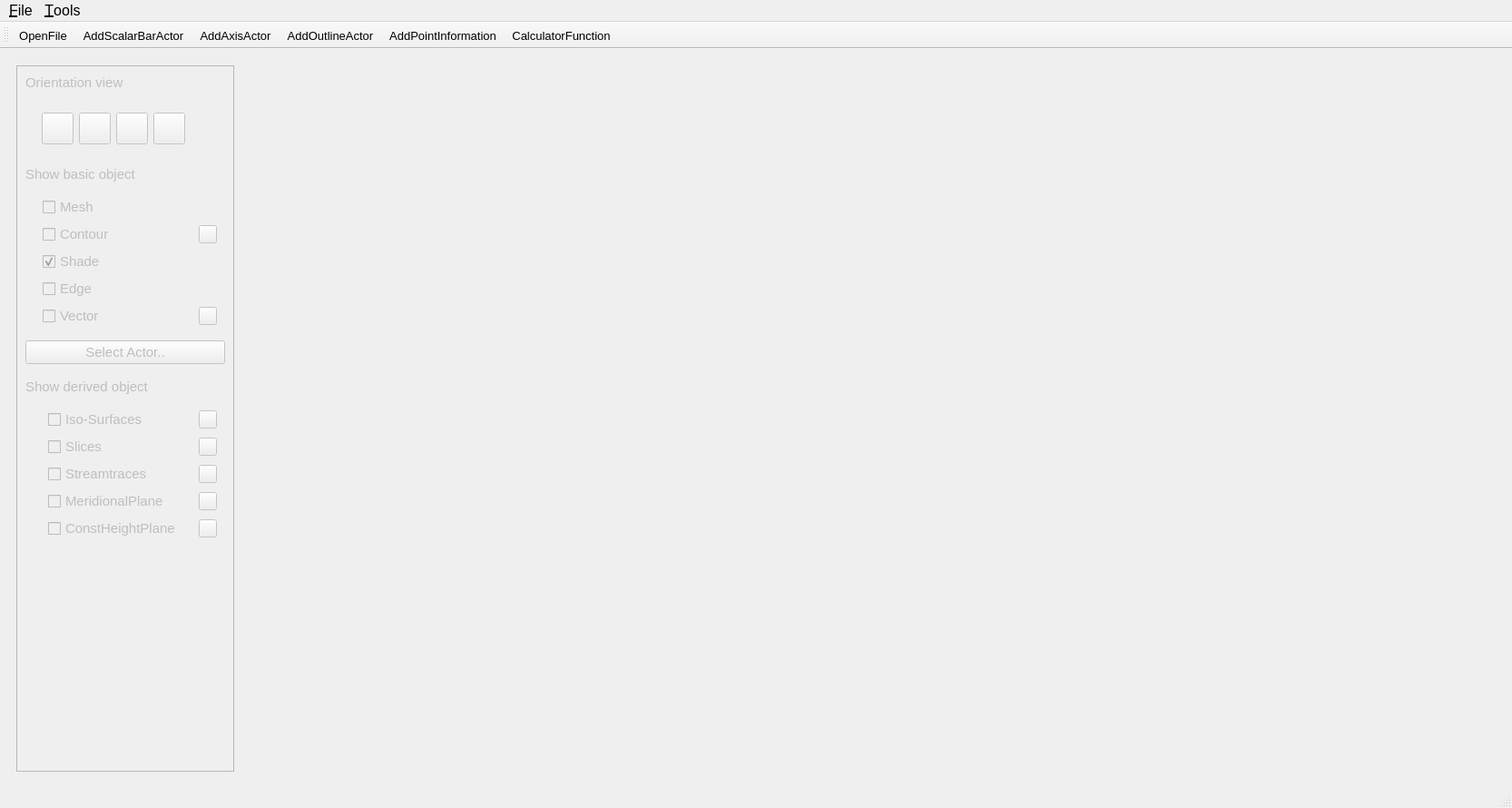
<?xml version="1.0" encoding="UTF-8"?>
<ui version="4.0">
 <class>PostMainWindow</class>
 <widget class="QMainWindow" name="PostMainWindow">
  <property name="geometry">
   <rect>
    <x>0</x>
    <y>0</y>
    <width>1666</width>
    <height>890</height>
   </rect>
  </property>
  <property name="font">
   <font>
    <pointsize>10</pointsize>
   </font>
  </property>
  <property name="windowTitle">
   <string>CFD Post-processing Tool</string>
  </property>
  <widget class="QWidget" name="centralwidget">
   <layout class="QHBoxLayout" name="horizontalLayout_2">
    <item>
     <widget class="QWidget" name="widget_2" native="true">
      <layout class="QHBoxLayout" name="horizontalLayout_3">
       <item>
        <widget class="QScrollArea" name="scrollArea">
         <property name="enabled">
          <bool>false</bool>
         </property>
         <property name="sizePolicy">
          <sizepolicy hsizetype="Fixed" vsizetype="Expanding">
           <horstretch>0</horstretch>
           <verstretch>0</verstretch>
          </sizepolicy>
         </property>
         <property name="minimumSize">
          <size>
           <width>240</width>
           <height>0</height>
          </size>
         </property>
         <property name="maximumSize">
          <size>
           <width>240</width>
           <height>16777215</height>
          </size>
         </property>
         <property name="widgetResizable">
          <bool>true</bool>
         </property>
         <widget class="QWidget" name="scrollAreaWidgetContents_2">
          <property name="geometry">
           <rect>
            <x>0</x>
            <y>0</y>
            <width>238</width>
            <height>774</height>
           </rect>
          </property>
          <layout class="QVBoxLayout" name="verticalLayout_3">
           <item>
            <widget class="QLabel" name="label_5">
             <property name="sizePolicy">
              <sizepolicy hsizetype="Fixed" vsizetype="Fixed">
               <horstretch>0</horstretch>
               <verstretch>0</verstretch>
              </sizepolicy>
             </property>
             <property name="font">
              <font>
               <pointsize>11</pointsize>
              </font>
             </property>
             <property name="text">
              <string>Orientation view</string>
             </property>
            </widget>
           </item>
           <item>
            <widget class="QWidget" name="widget_4" native="true">
             <property name="sizePolicy">
              <sizepolicy hsizetype="Fixed" vsizetype="Fixed">
               <horstretch>0</horstretch>
               <verstretch>0</verstretch>
              </sizepolicy>
             </property>
             <layout class="QVBoxLayout" name="verticalLayout_2">
              <item>
               <widget class="QWidget" name="buttonWidget" native="true">
                <property name="sizePolicy">
                 <sizepolicy hsizetype="Fixed" vsizetype="Fixed">
                  <horstretch>0</horstretch>
                  <verstretch>0</verstretch>
                 </sizepolicy>
                </property>
                <layout class="QHBoxLayout" name="horizontalLayout">
                 <item>
                  <widget class="QPushButton" name="xoyView">
                   <property name="sizePolicy">
                    <sizepolicy hsizetype="Fixed" vsizetype="Fixed">
                     <horstretch>0</horstretch>
                     <verstretch>0</verstretch>
                    </sizepolicy>
                   </property>
                   <property name="minimumSize">
                    <size>
                     <width>35</width>
                     <height>35</height>
                    </size>
                   </property>
                   <property name="maximumSize">
                    <size>
                     <width>35</width>
                     <height>35</height>
                    </size>
                   </property>
                   <property name="text">
                    <string/>
                   </property>
                  </widget>
                 </item>
                 <item>
                  <widget class="QPushButton" name="xozView">
                   <property name="sizePolicy">
                    <sizepolicy hsizetype="Fixed" vsizetype="Fixed">
                     <horstretch>0</horstretch>
                     <verstretch>0</verstretch>
                    </sizepolicy>
                   </property>
                   <property name="minimumSize">
                    <size>
                     <width>35</width>
                     <height>35</height>
                    </size>
                   </property>
                   <property name="maximumSize">
                    <size>
                     <width>35</width>
                     <height>35</height>
                    </size>
                   </property>
                   <property name="text">
                    <string/>
                   </property>
                  </widget>
                 </item>
                 <item>
                  <widget class="QPushButton" name="yozView">
                   <property name="sizePolicy">
                    <sizepolicy hsizetype="Fixed" vsizetype="Fixed">
                     <horstretch>0</horstretch>
                     <verstretch>0</verstretch>
                    </sizepolicy>
                   </property>
                   <property name="minimumSize">
                    <size>
                     <width>35</width>
                     <height>35</height>
                    </size>
                   </property>
                   <property name="maximumSize">
                    <size>
                     <width>35</width>
                     <height>35</height>
                    </size>
                   </property>
                   <property name="text">
                    <string/>
                   </property>
                  </widget>
                 </item>
                 <item>
                  <widget class="QPushButton" name="xyzView">
                   <property name="sizePolicy">
                    <sizepolicy hsizetype="Fixed" vsizetype="Fixed">
                     <horstretch>0</horstretch>
                     <verstretch>0</verstretch>
                    </sizepolicy>
                   </property>
                   <property name="minimumSize">
                    <size>
                     <width>35</width>
                     <height>35</height>
                    </size>
                   </property>
                   <property name="maximumSize">
                    <size>
                     <width>35</width>
                     <height>35</height>
                    </size>
                   </property>
                   <property name="text">
                    <string/>
                   </property>
                  </widget>
                 </item>
                </layout>
               </widget>
              </item>
             </layout>
            </widget>
           </item>
           <item>
            <widget class="QLabel" name="label">
             <property name="sizePolicy">
              <sizepolicy hsizetype="Fixed" vsizetype="Fixed">
               <horstretch>0</horstretch>
               <verstretch>0</verstretch>
              </sizepolicy>
             </property>
             <property name="font">
              <font>
               <pointsize>11</pointsize>
              </font>
             </property>
             <property name="contextMenuPolicy">
              <enum>Qt::PreventContextMenu</enum>
             </property>
             <property name="text">
              <string>Show basic object</string>
             </property>
            </widget>
           </item>
           <item>
            <widget class="QWidget" name="widget" native="true">
             <property name="sizePolicy">
              <sizepolicy hsizetype="Expanding" vsizetype="Fixed">
               <horstretch>0</horstretch>
               <verstretch>0</verstretch>
              </sizepolicy>
             </property>
             <layout class="QGridLayout" name="gridLayout_2">
              <item row="3" column="0">
               <spacer name="horizontalSpacer_5">
                <property name="orientation">
                 <enum>Qt::Horizontal</enum>
                </property>
                <property name="sizeType">
                 <enum>QSizePolicy::Fixed</enum>
                </property>
                <property name="sizeHint" stdset="0">
                 <size>
                  <width>10</width>
                  <height>20</height>
                 </size>
                </property>
               </spacer>
              </item>
              <item row="3" column="1">
               <widget class="QCheckBox" name="contourCheckBox">
                <property name="minimumSize">
                 <size>
                  <width>150</width>
                  <height>0</height>
                 </size>
                </property>
                <property name="font">
                 <font>
                  <pointsize>11</pointsize>
                 </font>
                </property>
                <property name="text">
                 <string>Contour</string>
                </property>
               </widget>
              </item>
              <item row="2" column="0">
               <spacer name="horizontalSpacer_4">
                <property name="orientation">
                 <enum>Qt::Horizontal</enum>
                </property>
                <property name="sizeType">
                 <enum>QSizePolicy::Fixed</enum>
                </property>
                <property name="sizeHint" stdset="0">
                 <size>
                  <width>10</width>
                  <height>20</height>
                 </size>
                </property>
               </spacer>
              </item>
              <item row="5" column="1">
               <widget class="QCheckBox" name="edgeCheckBox">
                <property name="font">
                 <font>
                  <pointsize>11</pointsize>
                 </font>
                </property>
                <property name="text">
                 <string>Edge</string>
                </property>
               </widget>
              </item>
              <item row="2" column="1">
               <widget class="QCheckBox" name="meshCheckBox">
                <property name="font">
                 <font>
                  <pointsize>11</pointsize>
                 </font>
                </property>
                <property name="text">
                 <string>Mesh</string>
                </property>
               </widget>
              </item>
              <item row="5" column="0">
               <spacer name="horizontalSpacer_7">
                <property name="orientation">
                 <enum>Qt::Horizontal</enum>
                </property>
                <property name="sizeType">
                 <enum>QSizePolicy::Fixed</enum>
                </property>
                <property name="sizeHint" stdset="0">
                 <size>
                  <width>10</width>
                  <height>20</height>
                 </size>
                </property>
               </spacer>
              </item>
              <item row="6" column="0">
               <spacer name="horizontalSpacer_8">
                <property name="orientation">
                 <enum>Qt::Horizontal</enum>
                </property>
                <property name="sizeType">
                 <enum>QSizePolicy::Fixed</enum>
                </property>
                <property name="sizeHint" stdset="0">
                 <size>
                  <width>10</width>
                  <height>20</height>
                 </size>
                </property>
               </spacer>
              </item>
              <item row="4" column="1">
               <widget class="QCheckBox" name="shadeCheckBox">
                <property name="font">
                 <font>
                  <pointsize>11</pointsize>
                 </font>
                </property>
                <property name="text">
                 <string>Shade</string>
                </property>
                <property name="checked">
                 <bool>true</bool>
                </property>
               </widget>
              </item>
              <item row="4" column="0">
               <spacer name="horizontalSpacer_6">
                <property name="orientation">
                 <enum>Qt::Horizontal</enum>
                </property>
                <property name="sizeType">
                 <enum>QSizePolicy::Fixed</enum>
                </property>
                <property name="sizeHint" stdset="0">
                 <size>
                  <width>10</width>
                  <height>20</height>
                 </size>
                </property>
               </spacer>
              </item>
              <item row="6" column="1">
               <widget class="QCheckBox" name="vectorCheckBox">
                <property name="font">
                 <font>
                  <pointsize>11</pointsize>
                 </font>
                </property>
                <property name="text">
                 <string>Vector</string>
                </property>
               </widget>
              </item>
              <item row="3" column="2">
               <widget class="QPushButton" name="contourSettingButton">
                <property name="minimumSize">
                 <size>
                  <width>20</width>
                  <height>20</height>
                 </size>
                </property>
                <property name="maximumSize">
                 <size>
                  <width>20</width>
                  <height>20</height>
                 </size>
                </property>
                <property name="text">
                 <string/>
                </property>
               </widget>
              </item>
              <item row="6" column="2">
               <widget class="QPushButton" name="vectorSettingButton">
                <property name="minimumSize">
                 <size>
                  <width>20</width>
                  <height>20</height>
                 </size>
                </property>
                <property name="maximumSize">
                 <size>
                  <width>20</width>
                  <height>20</height>
                 </size>
                </property>
                <property name="text">
                 <string/>
                </property>
               </widget>
              </item>
             </layout>
            </widget>
           </item>
           <item>
            <widget class="QPushButton" name="selectBoundaryButton">
             <property name="font">
              <font>
               <pointsize>11</pointsize>
              </font>
             </property>
             <property name="text">
              <string>Select Actor..</string>
             </property>
            </widget>
           </item>
           <item>
            <spacer name="verticalSpacer_2">
             <property name="orientation">
              <enum>Qt::Vertical</enum>
             </property>
             <property name="sizeType">
              <enum>QSizePolicy::Fixed</enum>
             </property>
             <property name="sizeHint" stdset="0">
              <size>
               <width>20</width>
               <height>10</height>
              </size>
             </property>
            </spacer>
           </item>
           <item>
            <widget class="QLabel" name="label_4">
             <property name="sizePolicy">
              <sizepolicy hsizetype="Fixed" vsizetype="Fixed">
               <horstretch>0</horstretch>
               <verstretch>0</verstretch>
              </sizepolicy>
             </property>
             <property name="font">
              <font>
               <pointsize>11</pointsize>
              </font>
             </property>
             <property name="text">
              <string>Show derived object</string>
             </property>
            </widget>
           </item>
           <item>
            <widget class="QWidget" name="widget_3" native="true">
             <property name="sizePolicy">
              <sizepolicy hsizetype="Expanding" vsizetype="Fixed">
               <horstretch>0</horstretch>
               <verstretch>0</verstretch>
              </sizepolicy>
             </property>
             <property name="minimumSize">
              <size>
               <width>220</width>
               <height>0</height>
              </size>
             </property>
             <property name="maximumSize">
              <size>
               <width>220</width>
               <height>16777215</height>
              </size>
             </property>
             <property name="font">
              <font>
               <pointsize>11</pointsize>
              </font>
             </property>
             <layout class="QGridLayout" name="gridLayout">
              <item row="3" column="2">
               <widget class="QPushButton" name="addStreamLineButton">
                <property name="minimumSize">
                 <size>
                  <width>20</width>
                  <height>20</height>
                 </size>
                </property>
                <property name="maximumSize">
                 <size>
                  <width>20</width>
                  <height>20</height>
                 </size>
                </property>
                <property name="text">
                 <string/>
                </property>
               </widget>
              </item>
              <item row="1" column="2">
               <widget class="QPushButton" name="IsoSurfaceSettingButton">
                <property name="minimumSize">
                 <size>
                  <width>20</width>
                  <height>20</height>
                 </size>
                </property>
                <property name="maximumSize">
                 <size>
                  <width>20</width>
                  <height>20</height>
                 </size>
                </property>
                <property name="text">
                 <string/>
                </property>
               </widget>
              </item>
              <item row="5" column="0">
               <spacer name="horizontalSpacer_10">
                <property name="orientation">
                 <enum>Qt::Horizontal</enum>
                </property>
                <property name="sizeHint" stdset="0">
                 <size>
                  <width>40</width>
                  <height>20</height>
                 </size>
                </property>
               </spacer>
              </item>
              <item row="3" column="1">
               <widget class="QCheckBox" name="streamlineCheckBox">
                <property name="minimumSize">
                 <size>
                  <width>160</width>
                  <height>0</height>
                 </size>
                </property>
                <property name="maximumSize">
                 <size>
                  <width>160</width>
                  <height>16777215</height>
                 </size>
                </property>
                <property name="font">
                 <font>
                  <pointsize>11</pointsize>
                 </font>
                </property>
                <property name="text">
                 <string>Streamtraces</string>
                </property>
               </widget>
              </item>
              <item row="2" column="0">
               <spacer name="horizontalSpacer_2">
                <property name="orientation">
                 <enum>Qt::Horizontal</enum>
                </property>
                <property name="sizeType">
                 <enum>QSizePolicy::Fixed</enum>
                </property>
                <property name="sizeHint" stdset="0">
                 <size>
                  <width>10</width>
                  <height>20</height>
                 </size>
                </property>
               </spacer>
              </item>
              <item row="1" column="0">
               <spacer name="horizontalSpacer">
                <property name="orientation">
                 <enum>Qt::Horizontal</enum>
                </property>
                <property name="sizeType">
                 <enum>QSizePolicy::Fixed</enum>
                </property>
                <property name="sizeHint" stdset="0">
                 <size>
                  <width>10</width>
                  <height>20</height>
                 </size>
                </property>
               </spacer>
              </item>
              <item row="5" column="1">
               <widget class="QCheckBox" name="constHeightPlaneCheckBox">
                <property name="minimumSize">
                 <size>
                  <width>160</width>
                  <height>0</height>
                 </size>
                </property>
                <property name="maximumSize">
                 <size>
                  <width>160</width>
                  <height>16777215</height>
                 </size>
                </property>
                <property name="text">
                 <string>ConstHeightPlane</string>
                </property>
               </widget>
              </item>
              <item row="3" column="0">
               <spacer name="horizontalSpacer_3">
                <property name="orientation">
                 <enum>Qt::Horizontal</enum>
                </property>
                <property name="sizeType">
                 <enum>QSizePolicy::Fixed</enum>
                </property>
                <property name="sizeHint" stdset="0">
                 <size>
                  <width>10</width>
                  <height>20</height>
                 </size>
                </property>
               </spacer>
              </item>
              <item row="2" column="2">
               <widget class="QPushButton" name="addSliceButton">
                <property name="minimumSize">
                 <size>
                  <width>20</width>
                  <height>20</height>
                 </size>
                </property>
                <property name="maximumSize">
                 <size>
                  <width>20</width>
                  <height>20</height>
                 </size>
                </property>
                <property name="text">
                 <string/>
                </property>
               </widget>
              </item>
              <item row="1" column="1">
               <widget class="QCheckBox" name="isoSurfaceCheckBox">
                <property name="sizePolicy">
                 <sizepolicy hsizetype="Preferred" vsizetype="Fixed">
                  <horstretch>0</horstretch>
                  <verstretch>0</verstretch>
                 </sizepolicy>
                </property>
                <property name="minimumSize">
                 <size>
                  <width>160</width>
                  <height>1</height>
                 </size>
                </property>
                <property name="maximumSize">
                 <size>
                  <width>160</width>
                  <height>16777215</height>
                 </size>
                </property>
                <property name="font">
                 <font>
                  <pointsize>11</pointsize>
                 </font>
                </property>
                <property name="text">
                 <string>Iso-Surfaces</string>
                </property>
                <property name="iconSize">
                 <size>
                  <width>16</width>
                  <height>16</height>
                 </size>
                </property>
                <property name="checked">
                 <bool>false</bool>
                </property>
                <property name="autoExclusive">
                 <bool>false</bool>
                </property>
               </widget>
              </item>
              <item row="4" column="0">
               <spacer name="horizontalSpacer_9">
                <property name="orientation">
                 <enum>Qt::Horizontal</enum>
                </property>
                <property name="sizeHint" stdset="0">
                 <size>
                  <width>40</width>
                  <height>20</height>
                 </size>
                </property>
               </spacer>
              </item>
              <item row="4" column="2">
               <widget class="QPushButton" name="addMeridionalPlaneButton">
                <property name="minimumSize">
                 <size>
                  <width>20</width>
                  <height>20</height>
                 </size>
                </property>
                <property name="maximumSize">
                 <size>
                  <width>20</width>
                  <height>20</height>
                 </size>
                </property>
                <property name="text">
                 <string/>
                </property>
               </widget>
              </item>
              <item row="5" column="2">
               <widget class="QPushButton" name="addConstHeightPlaneButton">
                <property name="minimumSize">
                 <size>
                  <width>20</width>
                  <height>20</height>
                 </size>
                </property>
                <property name="maximumSize">
                 <size>
                  <width>20</width>
                  <height>20</height>
                 </size>
                </property>
                <property name="text">
                 <string/>
                </property>
               </widget>
              </item>
              <item row="4" column="1">
               <widget class="QCheckBox" name="meridionalPlaneCheckBox">
                <property name="minimumSize">
                 <size>
                  <width>160</width>
                  <height>0</height>
                 </size>
                </property>
                <property name="maximumSize">
                 <size>
                  <width>160</width>
                  <height>16777215</height>
                 </size>
                </property>
                <property name="text">
                 <string>MeridionalPlane</string>
                </property>
               </widget>
              </item>
              <item row="2" column="1">
               <widget class="QCheckBox" name="slicesCheckBox">
                <property name="minimumSize">
                 <size>
                  <width>160</width>
                  <height>0</height>
                 </size>
                </property>
                <property name="maximumSize">
                 <size>
                  <width>160</width>
                  <height>16777215</height>
                 </size>
                </property>
                <property name="font">
                 <font>
                  <pointsize>11</pointsize>
                 </font>
                </property>
                <property name="text">
                 <string>Slices</string>
                </property>
               </widget>
              </item>
             </layout>
             <zorder>constHeightPlaneCheckBox</zorder>
             <zorder>meridionalPlaneCheckBox</zorder>
             <zorder>addStreamLineButton</zorder>
             <zorder>IsoSurfaceSettingButton</zorder>
             <zorder>streamlineCheckBox</zorder>
             <zorder>addSliceButton</zorder>
             <zorder>isoSurfaceCheckBox</zorder>
             <zorder>addMeridionalPlaneButton</zorder>
             <zorder>addConstHeightPlaneButton</zorder>
             <zorder>slicesCheckBox</zorder>
            </widget>
           </item>
           <item>
            <spacer name="verticalSpacer">
             <property name="orientation">
              <enum>Qt::Vertical</enum>
             </property>
             <property name="sizeHint" stdset="0">
              <size>
               <width>20</width>
               <height>314</height>
              </size>
             </property>
            </spacer>
           </item>
          </layout>
         </widget>
        </widget>
       </item>
       <item>
        <widget class="QVTKOpenGLNativeWidget" name="vtkBox" native="true"/>
       </item>
      </layout>
     </widget>
    </item>
   </layout>
  </widget>
  <widget class="QMenuBar" name="menubar">
   <property name="geometry">
    <rect>
     <x>0</x>
     <y>0</y>
     <width>1666</width>
     <height>24</height>
    </rect>
   </property>
   <property name="font">
    <font>
     <pointsize>12</pointsize>
    </font>
   </property>
   <widget class="QMenu" name="menuFile">
    <property name="font">
     <font>
      <pointsize>12</pointsize>
     </font>
    </property>
    <property name="title">
     <string>&amp;File</string>
    </property>
    <addaction name="actionLoadMesh"/>
    <addaction name="actionChangeFlow"/>
   </widget>
   <widget class="QMenu" name="menuTools">
    <property name="font">
     <font>
      <pointsize>12</pointsize>
     </font>
    </property>
    <property name="title">
     <string>&amp;Tools</string>
    </property>
   </widget>
   <addaction name="menuFile"/>
   <addaction name="menuTools"/>
  </widget>
  <widget class="QStatusBar" name="statusbar"/>
  <widget class="QToolBar" name="toolBar">
   <property name="windowTitle">
    <string>toolBar</string>
   </property>
   <attribute name="toolBarArea">
    <enum>TopToolBarArea</enum>
   </attribute>
   <attribute name="toolBarBreak">
    <bool>false</bool>
   </attribute>
   <addaction name="actionOpenFile"/>
   <addaction name="actionAddScalarBarActor"/>
   <addaction name="actionAddAxisActor"/>
   <addaction name="actionAddOutlineActor"/>
   <addaction name="actionAddPointInformation"/>
   <addaction name="actionCalculatorFunction"/>
  </widget>
  <action name="actionOpenFile">
   <property name="text">
    <string>OpenFile</string>
   </property>
   <property name="toolTip">
    <string>open aes mesh file</string>
   </property>
  </action>
  <action name="actionLoadMesh">
   <property name="text">
    <string>&amp;Load Mesh</string>
   </property>
  </action>
  <action name="actionChangeFlow">
   <property name="text">
    <string>&amp;Change Flow</string>
   </property>
  </action>
  <action name="actionAddScalarBarActor">
   <property name="text">
    <string>AddScalarBarActor</string>
   </property>
   <property name="toolTip">
    <string>add scalarBar</string>
   </property>
  </action>
  <action name="actionAddAxisActor">
   <property name="text">
    <string>AddAxisActor</string>
   </property>
   <property name="toolTip">
    <string>add coordinate axis</string>
   </property>
  </action>
  <action name="actionAddOutlineActor">
   <property name="text">
    <string>AddOutlineActor</string>
   </property>
   <property name="toolTip">
    <string>add outline</string>
   </property>
  </action>
  <action name="actionAddPointInformation">
   <property name="text">
    <string>AddPointInformation</string>
   </property>
   <property name="toolTip">
    <string>add point attribute information</string>
   </property>
  </action>
  <action name="actionCalculatorFunction">
   <property name="text">
    <string>CalculatorFunction</string>
   </property>
   <property name="toolTip">
    <string>create new parameter</string>
   </property>
  </action>
 </widget>
 <customwidgets>
  <customwidget>
   <class>QVTKOpenGLNativeWidget</class>
   <extends>QWidget</extends>
   <header>QVTKOpenGLNativeWidget.h</header>
   <container>1</container>
  </customwidget>
 </customwidgets>
 <resources/>
 <connections/>
</ui>
